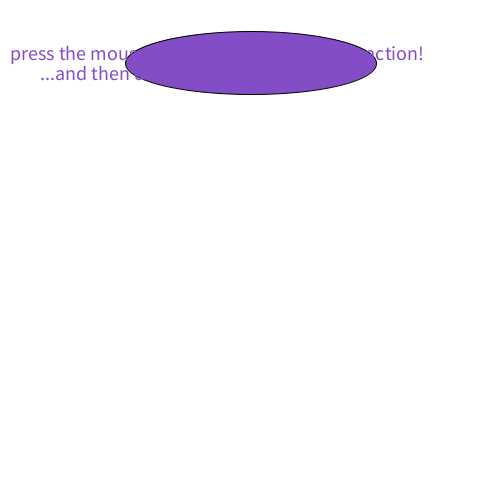
Frame 1 (no input)
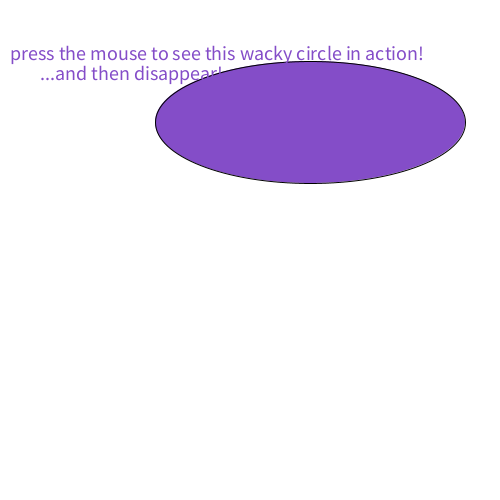
Frame 60 (the mouse pressed at the canvas centre just before this capture)
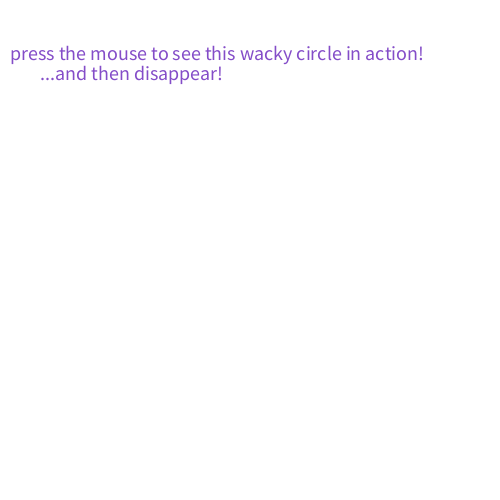
Frame 120 (the mouse held since frame 60 and released just before this capture)

The Processing sketch that drew these frames (run headless with seeded random() and noise(); from frame 60 on, the mouse is pressed at the canvas centre):

// Processing sketch: SS5_WackyCircle
// ── SS5_WackyCircle.pde
float xmove1, xmove2, ymove1, ymove2;
float x1,x2,y1,y2;
float x = 0;
float y = 0;
float speed = 1;

void setup()
{
  size(500,500);
 x1 = width/2;
 x2 = width/8;
 y1 = height /2; 
 y2 = height/8;
}

void draw() 
{
   background(255);
   bounce();
   move();
   display();
   textSize(20);
   text("press the mouse to see this wacky circle in action!", 10, 60);
   text("...and then disappear!", 40, 80);

   fill(0,102,150,200);
   
   x1 = x1 + xmove1;
   x2 = x2 + xmove2;
   y1 = y1 + ymove1;
   y2 = y2 + ymove2;
}
   void bounce()
   {
     if(( x1 > width) || ( x < 0))
     {
      speed = speed * -1; 
     }
    else if ((x2 > width) || (x >0))
    {
      speed = speed * -1;
    }
    else if ((y1 > height) || (y > 0))
    {
     speed = speed * -1;
    }
    else if ((y2 > height) || (y<0))
    {
      speed = speed * -1;
    }
    else 
    {
     print("whoops!");
    }
 }
   void display()
   {
    stroke(0);
    fill(132,77,200);
    ellipse(x1,x2, y1, y2);
   }
    void move()
    {
      x1 = x1 +speed;
      x2 = x2 + speed;
      y1 = y1 + speed;
      y2 = y2 + speed;
      
    }
     void mousePressed()
     {
       xmove1 = random (-100,100);
       xmove2 = random(-100,100);
       ymove1 = random(-100,100);
       ymove2 = random (-100,100);
     }
